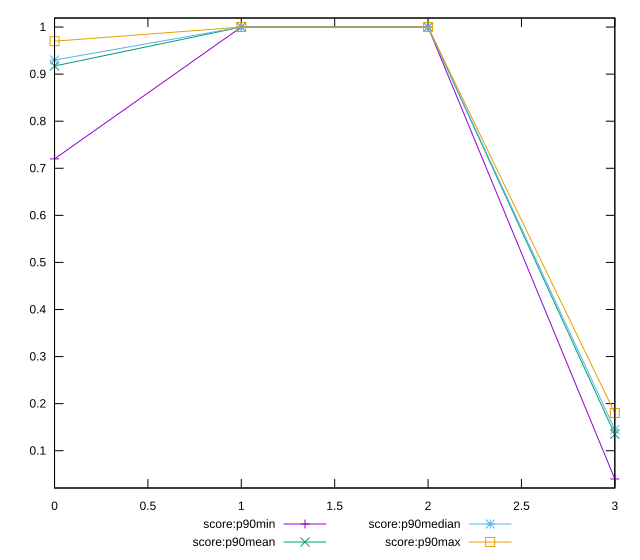

Reproduce this figure in gnuplot.
reset

$scoreP90Min <<EOF
0 0.72
1 1
2 1
3 0.04
EOF

$scoreP90Mean <<EOF
0 0.9173404255319152
1 1
2 1
3 0.135
EOF

$scoreP90Median <<EOF
0 0.93
1 1
2 1
3 0.14500000000000002
EOF

$scoreP90Max <<EOF
0 0.97
1 1
2 1
3 0.18
EOF

set key outside below
set xrange [0:3]
set yrange [0.020800000000000003:1.0192]
set trange [0.020800000000000003:1.0192]
set terminal svg size 640, 560 enhanced background rgb 'white'
set output "report/report_00029_2021-02-24T13-36-40.390Z/speed-index/progression/score.svg"

plot $scoreP90Min title "score:p90min" with linespoints, \
     $scoreP90Mean title "score:p90mean" with linespoints, \
     $scoreP90Median title "score:p90median" with linespoints, \
     $scoreP90Max title "score:p90max" with linespoints

reset
